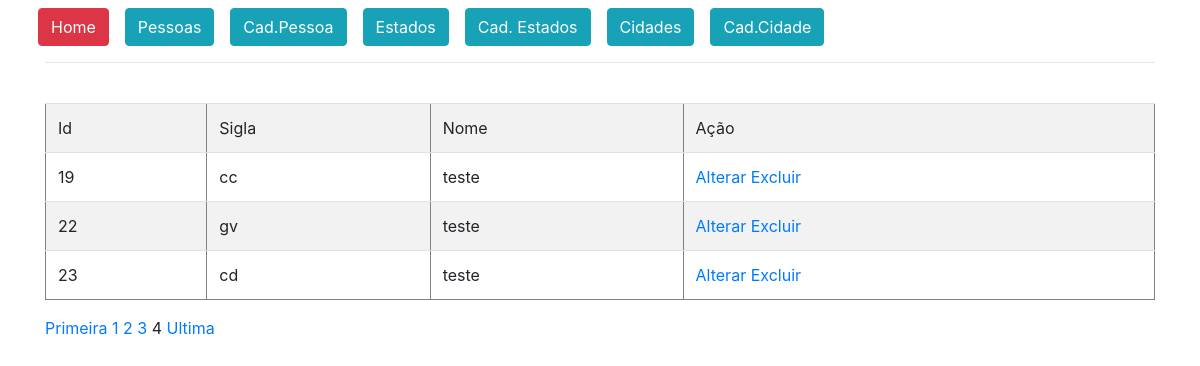
/painel.php?modulo=estados&pagina=listagem&paginacao=4 (signed in), run on the app's committed database.
### tables this page shows
CREATE TABLE `menu` (
  `id` int(11) NOT NULL,
  `endereco` varchar(100) NOT NULL,
  `classe` varchar(100) NOT NULL,
  `descricao` varchar(100) NOT NULL,
  `ordem` int(11) NOT NULL
);

CREATE TABLE `estados` (
  `id` int(11) NOT NULL,
  `sigla` varchar(2) NOT NULL,
  `nome` varchar(80) NOT NULL
);

### cadastros/estados/listagem.php (the view, shortened to what this page needs)
<?php
    $pagina_atual = filter_input(INPUT_GET,'paginacao', FILTER_SANITIZE_NUMBER_INT);
    $pagina = (!empty($pagina_atual)) ? $pagina_atual : 1;
    $qnt_result_pg = 3;
    $inicio = ($qnt_result_pg * $pagina) - $qnt_result_pg;
    $conn = mysqli_connect('127.0.0.1', 'root', '', 'base_crud');
    $result_estados = "SELECT * FROM estados LIMIT $inicio, $qnt_result_pg";
    $resultado_estados = mysqli_query($conn, $result_estados);
    $html = '<br>';
    $html .= '<table border="1" class="table table-striped"><tr><td>Id</td><td>Sigla</td><td>Nome</td><td>Ação</td></tr>';
    while($row_estado = mysqli_fetch_assoc($resultado_estados)){
        $html .= '<tr>';
        $html .= "<td>" . $row_estado['id'] . "</td>";
        $html .= "<td>" . $row_estado['sigla'] . "</td>";
        $html .= "<td>" . $row_estado['nome'] . "</td>";
        $html .= "<td><a href='?modulo=estados&pagina=alterar&id=" . $row_estado['id'] ."'>Alterar </a>";
        $html .= "<a href='?modulo=estados&pagina=deletar&id=" . $row_estado['id'] ."'>Excluir</a></td>";
        $html .= '</tr>';
    }
    $html .= '</table>';
    echo $html;
    $result_pg = "SELECT COUNT(id) AS num_result FROM estados";
    $resultado_pg = mysqli_query($conn, $result_pg);
    $row_pg = mysqli_fetch_assoc($resultado_pg);
    $quantidade_pg = ceil($row_pg['num_result'] / $qnt_result_pg);
    $max_links = 100;
    echo "<a href='painel.php?modulo=estados&pagina=listagem&paginacao=1'>Primeira</a> ";
    for($pag_ant = $pagina - $max_links; $pag_ant <= $pagina - 1; $pag_ant++){
        if($pag_ant >= 1){
            echo "<a href='painel.php?modulo=estados&pagina=listagem&paginacao=$pag_ant'>$pag_ant</a> ";
        }
    }
    echo "$pagina ";
    echo "<a href='painel.php?modulo=estados&pagina=listagem&paginacao=$quantidade_pg'>Ultima</a>";
?>

### layouts/menu.php
<?php
    $stmt = $conn->prepare('SELECT * FROM menu order by ordem,descricao');
    $stmt->execute();
    $resultado = $stmt->fetchAll();
?>
<div class="row">
    <?php
        foreach ($resultado as $linha) {
            ?>
                <a href="<?=$linha['endereco']?>"
                class="<?=$linha['classe']?>">
                <?=$linha['descricao']?></a>
            <?php
        }
    ?>
    </div>
<hr>

### data on the page
menu: descricao "Home"
menu: descricao "Pessoas"
menu: descricao "Cad.Pessoa"
menu: descricao "Estados"
menu: descricao "Cad. Estados"
menu: descricao "Cidades"
menu: descricao "Cad.Cidade"
estados: id "19", sigla "cc", nome "teste"
estados: id "22", sigla "gv", nome "teste"
estados: id "23", sigla "cd", nome "teste"

### other printed values
$pagina "4"
